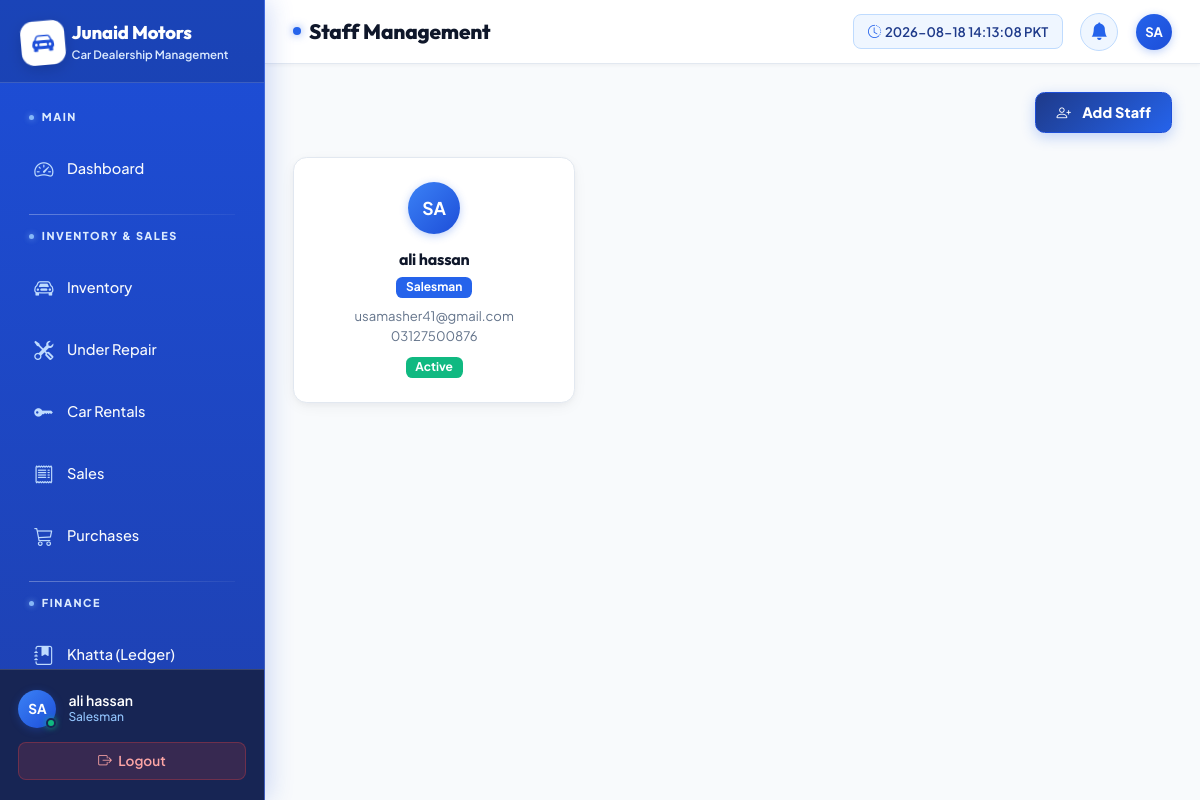
The page /staff/ (signed in) on the database its author committed.
### apps/staff/models.py (models this page shows, shortened)
class StaffProfile(models.Model):
    ROLE_CHOICES = [
        ('admin', 'Admin'),
        ('manager', 'Manager'),
        ('salesman', 'Salesman'),
        ('accountant', 'Accountant'),
    ]
    user = models.OneToOneField(User, on_delete=models.CASCADE)
    role = models.CharField(max_length=20, choices=ROLE_CHOICES)
    phone = models.CharField(max_length=20)
    is_active = models.BooleanField(default=True)

### apps/staff/views.py (the view)
# urls.py: path('', views.staff_list, name='staff_list'),
@login_required
def staff_list(request):
    staff = StaffProfile.objects.select_related('user').all()
    return render(request, 'staff/list.html', {'staff': staff})

### apps/dashboard/context_processors.py (called while the page is built)
def overdue_count(request):
    if request.user.is_authenticated:
        today = timezone.now().date()
        count = Installment.objects.filter(
            Q(status='overdue') | Q(status='pending', due_date__lt=today)
        ).count()
        return {'overdue_count': count}
    return {'overdue_count': 0}

### templates/staff/list.html (shortened to what this page needs)
{% extends 'base.html' %}
{% block page_title %}Staff Management{% endblock %}
{% block content %}
<div class="d-flex justify-content-end mb-4">
  <a href="{% url 'add_staff' %}" class="btn-amber"><i class="bi bi-person-plus me-1"></i>Add Staff</a>
</div>
<div class="row g-3">
  {% for member in staff %}
  <div class="col-md-4">
    <div class="card">
      <div class="card-body text-center py-4">
        <div class="avatar-circle mx-auto mb-3" style="width:52px;height:52px;font-size:1.1rem;">{{ member.user.username|upper|slice:":2" }}</div>
        <h6 class="fw-bold mb-1">{{ member.user.get_full_name|default:member.user.username }}</h6>
        <span class="badge badge-available mb-2">{{ member.get_role_display }}</span>
        <div style="font-size:0.82rem;color:var(--text-muted);">{{ member.user.email }}</div>
        <div style="font-size:0.82rem;color:var(--text-muted);">{{ member.phone }}</div>
        <div class="mt-2">
          {% if member.is_active %}<span class="badge badge-paid">Active</span>{% else %}<span class="badge badge-overdue">Inactive</span>{% endif %}
        </div>
      </div>
    </div>
  </div>
  {% empty %}
  <div class="col-12">
    <div class="empty-state"><i class="bi bi-people"></i><p>No staff members found. <a href="{% url 'add_staff' %}" class="text-amber">Add staff</a></p></div>
  </div>
  {% endfor %}
</div>
{% endblock %}

### templates/base.html (shortened to what this page needs)
{% load static %}
{% load humanize %}
<!DOCTYPE html>
<html lang="en" data-bs-theme="light">
<head>
  <link rel="stylesheet" href="https://cdn.jsdelivr.net/npm/bootstrap@5.3.3/dist/css/bootstrap.min.css">
  <link rel="stylesheet" href="https://cdn.jsdelivr.net/npm/bootstrap-icons@1.11.3/font/bootstrap-icons.min.css">
  <link rel="stylesheet" href="{% static 'css/tailwind.css' %}?v=12.0">
  <link rel="stylesheet" href="{% static 'css/custom.css' %}?v=12.0">
  <link rel="stylesheet" href="{% static 'css/animations.css' %}?v=12.0">
</head>
<body>
<nav id="sidebar">
  <div class="sidebar-logo">
    <div class="d-flex align-items-center gap-2">
      <div class="logo-icon-badge">
        <i class="bi bi-car-front-fill"></i>
      </div>
      <div>
        <h4>Junaid Motors</h4>
        <span>Car Dealership Management</span>
      </div>
    </div>
  </div>
  <div class="sidebar-nav">
    <span class="nav-section-label">Main</span>
    <a href="{% url 'dashboard' %}" class="sidebar-link {% if request.resolver_match.url_name == 'dashboard' %}active{% endif %}">
      <i class="bi bi-speedometer2"></i> <span>Dashboard</span>
    </a>
    <span class="nav-section-label">Inventory &amp; Sales</span>
    <a href="{% url 'inventory_list' %}" class="sidebar-link {% if 'inventory' in request.path and 'repair' not in request.path and 'rent' not in request.path %}active{% endif %}">
      <i class="bi bi-car-front"></i> <span>Inventory</span>
    </a>
    <a href="{% url 'repair_list' %}" class="sidebar-link {% if 'repair' in request.path %}active{% endif %}">
      <i class="bi bi-tools"></i> <span>Under Repair</span>
    </a>
    <a href="{% url 'rent_list' %}" class="sidebar-link {% if 'rent' in request.path %}active{% endif %}">
      <i class="bi bi-key-fill"></i> <span>Car Rentals</span>
    </a>
    <a href="{% url 'sales_list' %}" class="sidebar-link {% if 'sale' in request.path %}active{% endif %}">
      <i class="bi bi-receipt"></i> <span>Sales</span>
    </a>
    <a href="{% url 'purchase_list' %}" class="sidebar-link {% if 'purchase' in request.path %}active{% endif %}">
      <i class="bi bi-cart3"></i> <span>Purchases</span>
    </a>
    <span class="nav-section-label">Finance</span>
    <a href="{% url 'khatta_list' %}" class="sidebar-link {% if 'khatta' in request.path %}active{% endif %}">
      <i class="bi bi-journal-bookmark-fill"></i> <span>Khatta (Ledger)</span>
    </a>
  </div>
  <div class="sidebar-footer">
    <div class="user-info">
      <div class="avatar-container">
        <div class="avatar-circle">{{ request.user.username|upper|slice:":2" }}</div>
        <span class="status-indicator online"></span>
      </div>
      <div>
        <div class="user-name">{{ request.user.get_full_name|default:request.user.username }}</div>
        <div class="user-role">
          {% if request.user.staffprofile %}{{ request.user.staffprofile.get_role_display }}{% else %}Admin{% endif %}
        </div>
      </div>
    </div>
    <a href="{% url 'staff_logout' %}" class="btn-logout w-100 text-center d-block">
      <i class="bi bi-box-arrow-right me-1"></i> Logout
    </a>
  </div>
</nav>
<div id="main-content">
  <div id="top-navbar">
    <div class="d-flex align-items-center gap-3">
      <h1 class="page-title">{% block page_title %}Dashboard{% endblock %}</h1>
    </div>
    <div class="navbar-actions">
      <div id="live-clock-wrapper">
        <i class="bi bi-clock-history text-amber me-1"></i>
        <span id="live-clock"></span>
      </div>
      <a href="{% url 'installment_list' %}?status=overdue" class="notif-btn text-decoration-none" title="Notifications">
        <i class="bi bi-bell-fill"></i>
      </a>
      <div class="avatar-circle navbar-avatar" title="{{ request.user.username }}">{{ request.user.username|upper|slice:":2" }}</div>
    </div>
  </div>
  <div id="content-area">
    {% block content %}{% endblock %}
  </div>
</div>
</body>
</html>

### static/css/animations.css (style rules this page uses)
.card, .stat-card, .inventory-card, .lead-card, .form-section-card { transition: transform 0.25s cubic-bezier(0.4, 0, 0.2, 1), box-shadow 0.25s cubic-bezier(0.4, 0, 0.2, 1), border-color 0.25s ease; }
button, .btn, .btn-amber, .btn-primary, .btn-ghost, .btn-outline-amber, .quick-action-btn { transition: all 0.2s cubic-bezier(0.4, 0, 0.2, 1) !important; }

### rows shown on the page
StaffProfile: user.username "SA", user.get_full_name "ali hassan", role "Salesman", user.email "usamasher41@gmail.com", phone "03127500876", is_active "Active"

### other values the page prints
{{ request.user.username|upper|slice:":2" }} "SA"
{{ request.user.get_full_name|default:request.user.username }} "ali hassan"
{{ request.user.staffprofile.get_role_display }} "Salesman"
